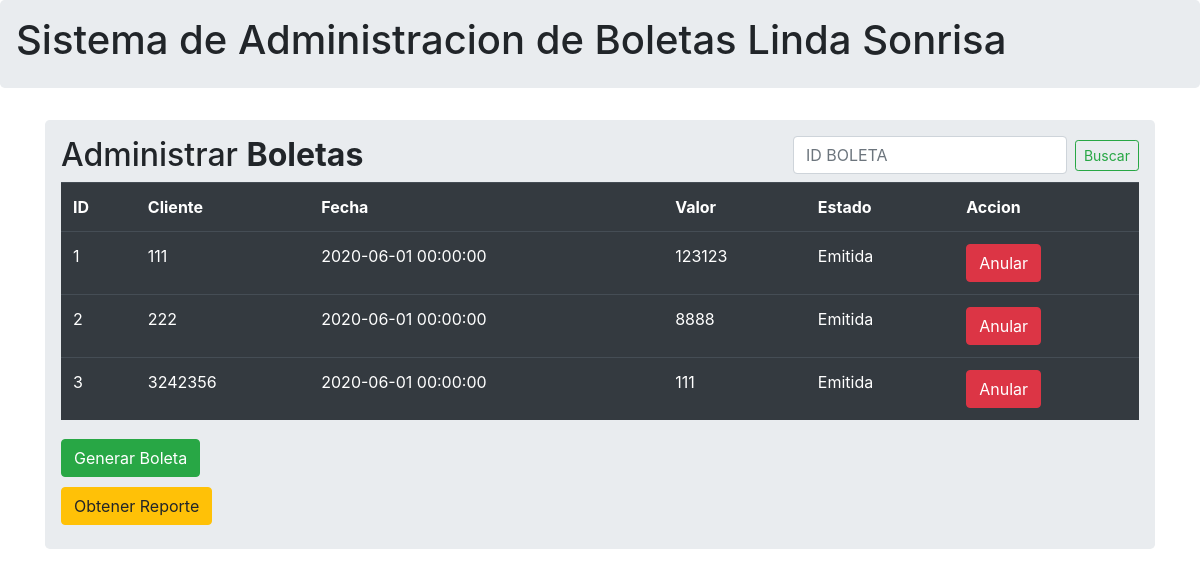
Before: /boletas/ with the older database file.
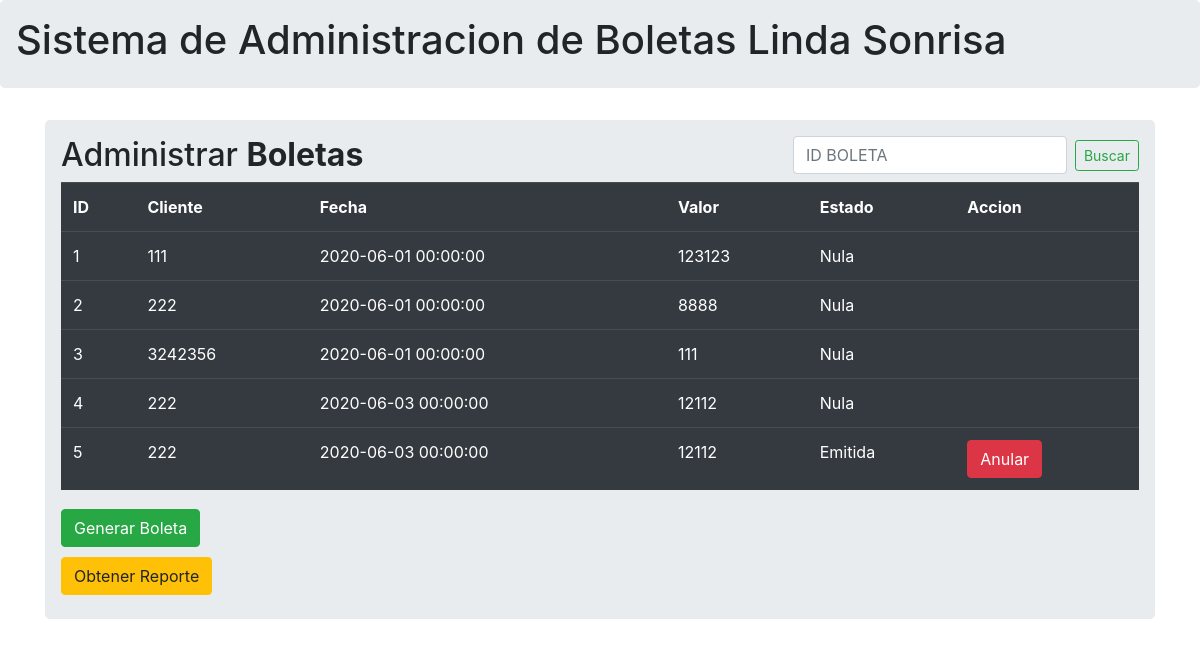
After: the same page with the newer database file.
### moduloboletas/modelo.py (models this page shows, shortened)
class Boleta(db.Model) :
    __tablename__ = 'boleta'
    id_boleta = db.Column(db.Integer, primary_key = True)
    rut_cliente = db.Column(db.String(20), db.ForeignKey(
    'cliente.rut_cliente'),nullable=False)
    boletaServicio = db.relationship("Servicio",
                               secondary=boletaServicio)
    valor = db.Column(db.Integer)
    fecha = db.Column(db.DateTime)
    nula =  db.Column(db.Boolean, default=False)

### moduloboletas/boletas/boletas.py (the view)
@boletas_bp.route('/')
def index():
    misBoletas = Boleta.query.all()
    misServicios = Servicio.query.all()
    serviciosJson= jsonify(misServicios)
    return render_template("index.html", boletas=misBoletas,
    servicios=misServicios)

### moduloboletas/boletas/templates/index.html (shortened to what this page needs)
{% extends 'base.html' %}
{% block body %}
<div class="container">
   <div class="row">
      <div class="col md-12">
         <div class="jumbotron p-3">
            <h2>
               Administrar <b>Boletas</b>
               <form class="form-inline mr-auto float-right"
               action="{{url_for('boletas.buscarBoleta')}}" method="POST">
                  <input class="form-control mr-sm-2" name="buscar" type="text"
                  placeholder="ID BOLETA" aria-label="Search">
                  <button class="btn btn-outline-success btn-rounded btn-sm my-0"
                  type="submit">Buscar</button>
               </form>
            </h2>
            <table class="table table-hover table-dark">
               <tr>
                  <th>ID</th>
                  <th>Cliente</th>
                  <th>Fecha</th>
                  <th>Valor</th>
                  <th>Estado</th>
                  <th>Accion</th>
               </tr>
               {% for row in boletas %}
               <tr>
                  <td>{{row.id_boleta}}</td>
                  <td>{{row.rut_cliente}}</td>
                  <td>{{row.fecha}}</td>
                  <td>{{row.valor}}</td>
                  {% if row.nula %} <td> Nula </td> {% endif %}
                  {% if not row.nula %} <td> Emitida </td> {% endif %}
                  <td>
                    {% if not row.nula %}
                     <form action="{{url_for('boletas.anularBoleta',
                                  id_boleta=row.id_boleta)}}" method="post">
                        <button class="btn btn-danger btn-xs"
                          onclick="return confirm('Seguro que desea anular la boleta?')"
                          type="submit" >Anular</button>
                     </form>
                     {% endif %}
                  </td>
               </tr>
               {% endfor %}
            </table>
            <h2>  <button type="button" class="btn btn-success" name="button"
               data-toggle="modal" data-target="#modalboleta"> Generar Boleta</button>
            </h2>
            <h2>  <button type="button" class="btn btn-warning" name="button"
               data-toggle="modal" data-target="#modalreporte"> Obtener Reporte</button>
            </h2>
         </div>
      </div>
   </div>
</div>
{% endblock %}

### moduloboletas/templates/base.html (shortened to what this page needs)
<!DOCTYPE html>
<html lang="en">
  <head>
  </head>
  <body>
  {% block body %} {% endblock %}
  </body>
<link rel="stylesheet" href="https://stackpath.bootstrapcdn.com/bootstrap/4.5.0/css/bootstrap.min.css">
</html>

### moduloboletas/templates/header.html (shortened to what this page needs)
{% extends 'base.html' %}
{% block body %}
<div class="jumbotron p-3">
  <div class="well text-cointainer">
      <h1> Sistema de Administracion de Boletas Linda Sonrisa</h1>
  </div>
</div>
{% endblock %}

Changed rows visible on the page:
changed Boleta id 1: nula "Emitida Anular" → "Nula"
changed Boleta id 2: nula "Emitida Anular" → "Nula"
changed Boleta id 3: nula "Emitida Anular" → "Nula"
added Boleta: id_boleta "4", rut_cliente "222", fecha "2020-06-03 00:00:00", valor "12112", nula "Nula"
added Boleta: id_boleta "5", rut_cliente "222", fecha "2020-06-03 00:00:00", valor "12112", nula "Emitida"
